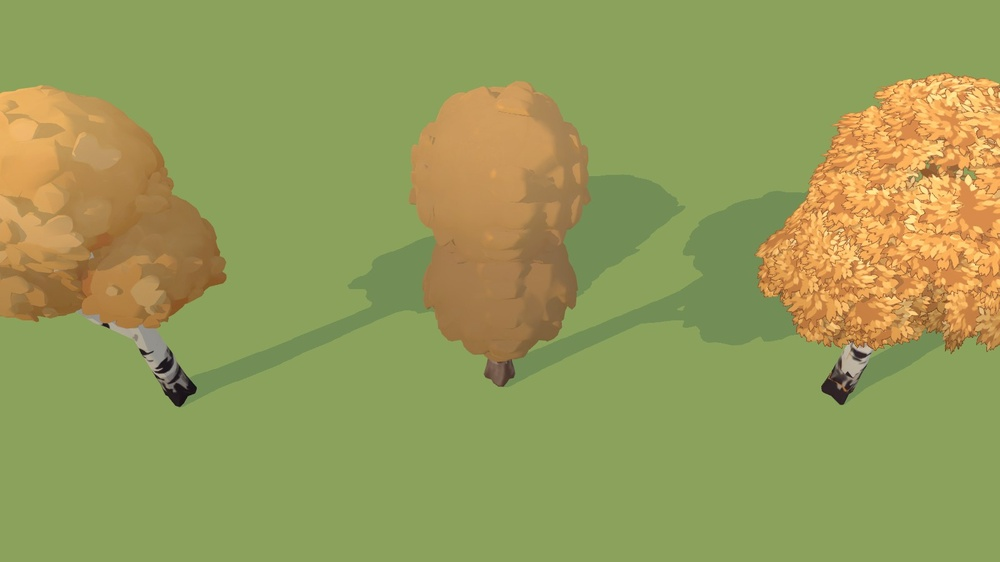
#> input picture art/source/enemies/ab_birch_game.jpg, 1000 x 562 px, shrunk from 1600 x 900 before the run
$ python tune_albedo.py ../../art/source/enemies/ab_birch_game.jpg out.png
#> lines starting #> are read from the running program, lines starting #| are printed output that depends on the picture
"""Readability tweaks on a flattened albedo (after tools/blender/flatten_albedo.py), for the 50 deg camera.

  python3 tools/fal/tune_albedo.py in.png out.png [--gain 1.12] [--glow #a9e4ff] [--darken-grey 0.72]
--gain         multiply every texel (clipped): lifts a texture that Tripo darkened vs the concept;
--glow COLOR   pale cyan-blue texels (runes, visor) snap to COLOR and grow by 2 px, so they still read at 11 m;
--darken-grey  multiply the mid-value, low-saturation texels (a grey robe) so the figure stands out on grass;
               near-black (hair), light (skin) and saturated (ember trim) texels are left as they are.
"""
import argparse

import numpy as np
from PIL import Image
from scipy import ndimage

ap = argparse.ArgumentParser()
ap.add_argument("src")
ap.add_argument("out")
ap.add_argument("--gain", type=float, default=1.0)
ap.add_argument("--glow")
ap.add_argument("--darken-grey", type=float, default=1.0)
a = ap.parse_args()

rgb = np.asarray(Image.open(a.src).convert("RGB")).astype(np.float32) / 255.0
mx, mn = rgb.max(-1), rgb.min(-1)
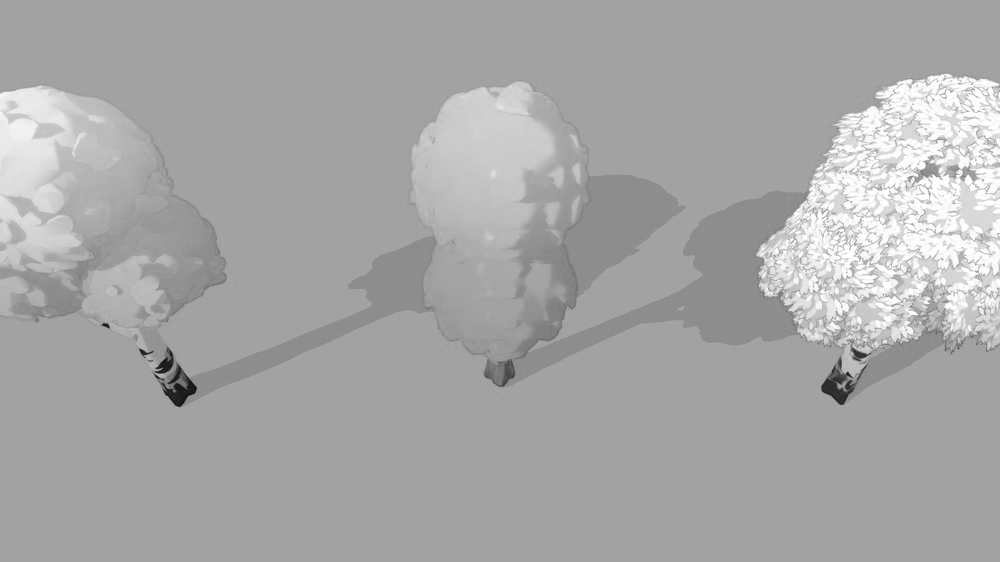
#> mx: shape (562, 1000) float32; min 0.0588, max 1, mean 0.657
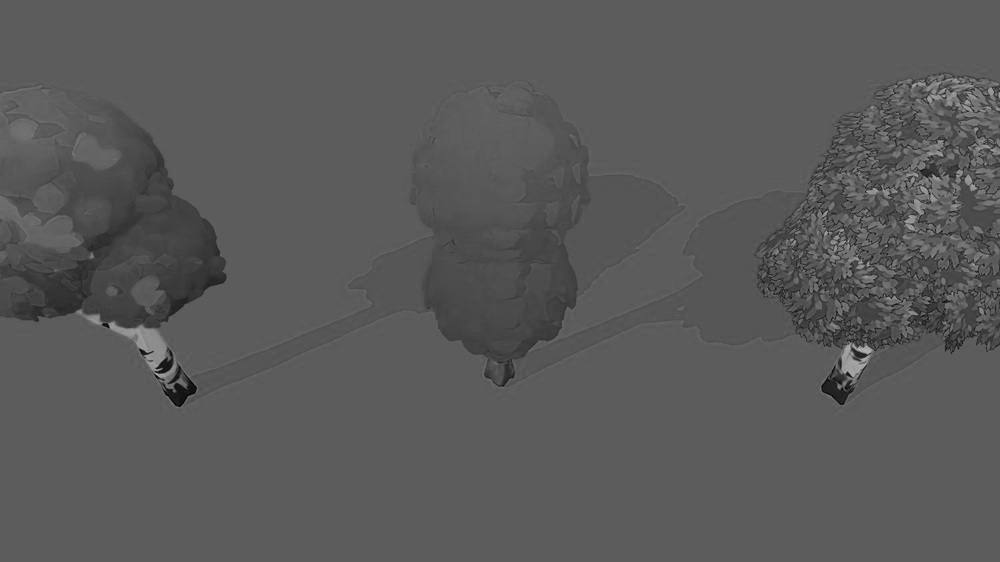
#> mn: shape (562, 1000) float32; min 0, max 0.702, mean 0.35
sat = (mx - mn) / np.maximum(mx, 1e-4)
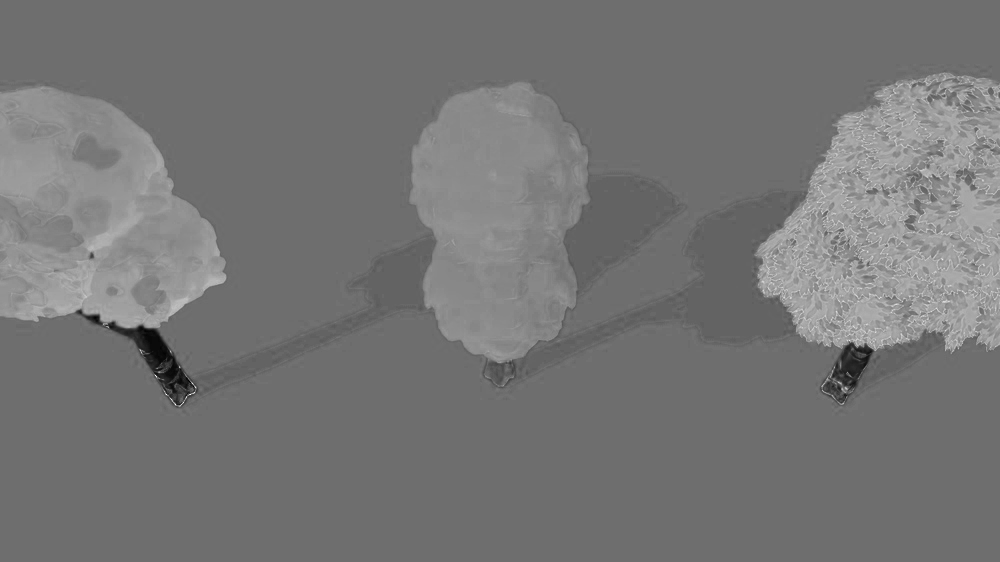
#> sat: shape (562, 1000) float32; min 0, max 1, mean 0.462
if a.darken_grey != 1.0:
    grey = (sat < 0.22) & (mx > 0.25) & (mx < 0.6)
    rgb[grey] *= a.darken_grey
if a.gain != 1.0:
    rgb = np.clip(rgb * a.gain, 0, 1)
if a.glow:
    col = np.array([int(a.glow[i:i + 2], 16) / 255 for i in (1, 3, 5)], np.float32)
    r, g, b = rgb[..., 0], rgb[..., 1], rgb[..., 2]
    glow = (b > r + 0.06) & (b > 0.55) & (g > r)
    glow = ndimage.binary_dilation(glow, iterations=2)
    rgb[glow] = col
    print("glow texels", int(glow.sum()))
Image.fromarray((rgb * 255 + 0.5).astype(np.uint8)).save(a.out)
print(a.out)
